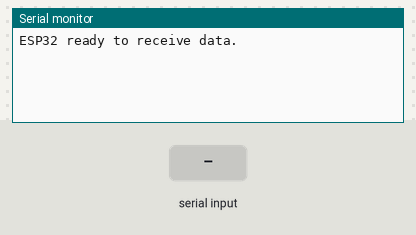
The sketch below on a simulated ESP32. Shown: the last lines printed to the serial monitor. The inputs (shaded band) are chosen by the test bench.

Above: at 1.2 s.
1.3 s: "1\n" received over the second serial link
At 2.3 s:
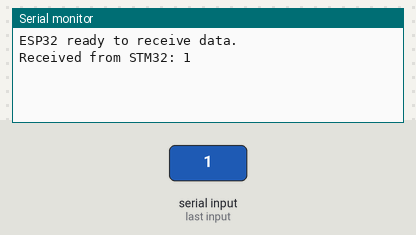
2.8 s: "0\n" received over the second serial link
At 3.5 s:
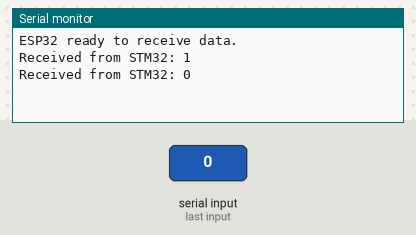
4.3 s: "2\n" received over the second serial link
At 5.8 s:
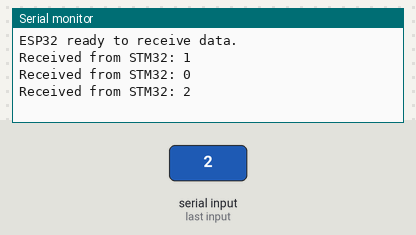

Measured:
- after the input at 1.3 s, the serial monitor: prints a new line at once (image 1)
- after the input at 2.8 s, the serial monitor: prints a new line at once (image 2)
- after the input at 4.3 s, the serial monitor: prints a new line at once (image 3)

The sketch:

ESP_Code.ino
```cpp
#define RXD2 16  // GPIO16 for RX
#define TXD2 17  // GPIO17 for TX

void setup() {
  Serial.begin(115200);  // USB serial monitor
  Serial2.begin(115200, SERIAL_8N1, RXD2, TXD2);  // UART2 on ESP32
  Serial.println("ESP32 ready to receive data.");
}

void loop() {
  if (Serial2.available()) {
    String receivedData = Serial2.readStringUntil('\n');
    Serial.println("Received from STM32: " + receivedData);
  }
}
```
